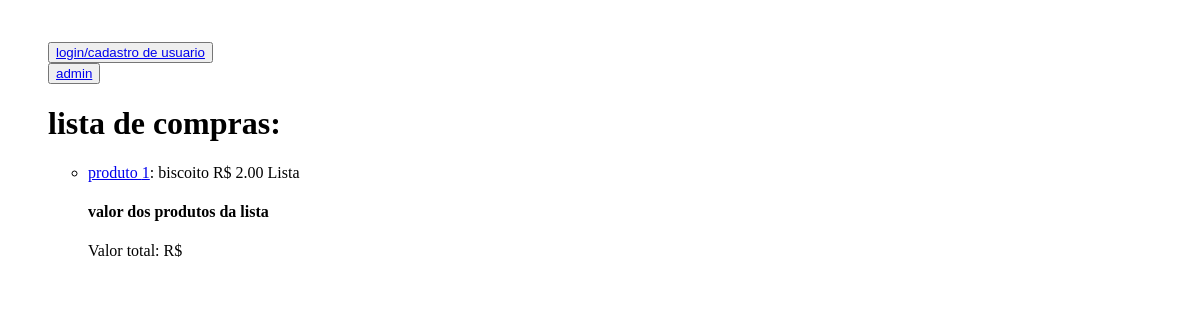
The page /aplicacao/ on the database as committed earlier.
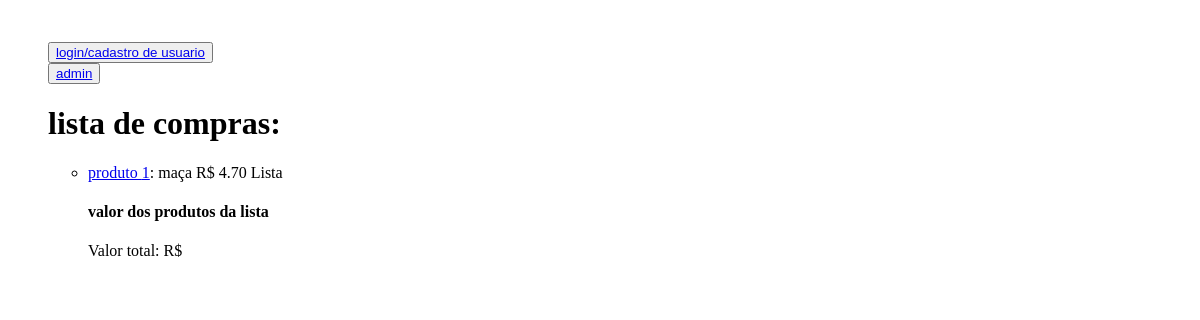
The same page on the database as committed later.
### aplicacao/models.py (models this page shows, shortened)
class Aplicacao(models.Model):
    compra = models.CharField(max_length=64)
    preco = models.DecimalField(max_digits=10, decimal_places=2)
    lista = models.ForeignKey(Lista, on_delete=models.CASCADE)

### aplicacao/views.py (the view)
# urls.py: path('', views.index, name="index"),
def index(request):
    return render(request, "aplicacao/index.html", {
        "aplicacao": Aplicacao.objects.all()
    })

### aplicacao/templates/aplicacao/index.html (shortened to what this page needs)
{% block body %}
<ul>
    <button>
        <a href="{% url 'inicio' %}">login/cadastro de usuario</a>
    </button>
    <br>
    <button>
        <a href="admin">admin</a>
    </button>
    <br>
    <h1>lista de compras:</h1>
    <ul>
        {% for aplicacao in aplicacao %}
           <li><a href="{% url 'aplicacao' aplicacao.id %}">produto {{ aplicacao.id }}</a>: {{ aplicacao.compra }} R$ {{ aplicacao.preco }} Lista {{ aplicacao.lista }}</li>
        {% endfor %}
    </ul>
    <ul>
        {% for aplicacao in aplicacao %}
        <h4>valor dos produtos da lista {{ aplicacao.lista }}</h4>
        <p>Valor total: R$ {{ preco_total }}</p>
    </ul>
    {% endfor %}
{% endblock %}

Rows that differ between the two databases and show on the page:
changed Aplicacao id 1: compra "biscoito" → "maça"; preco "2.00" → "4.70"
